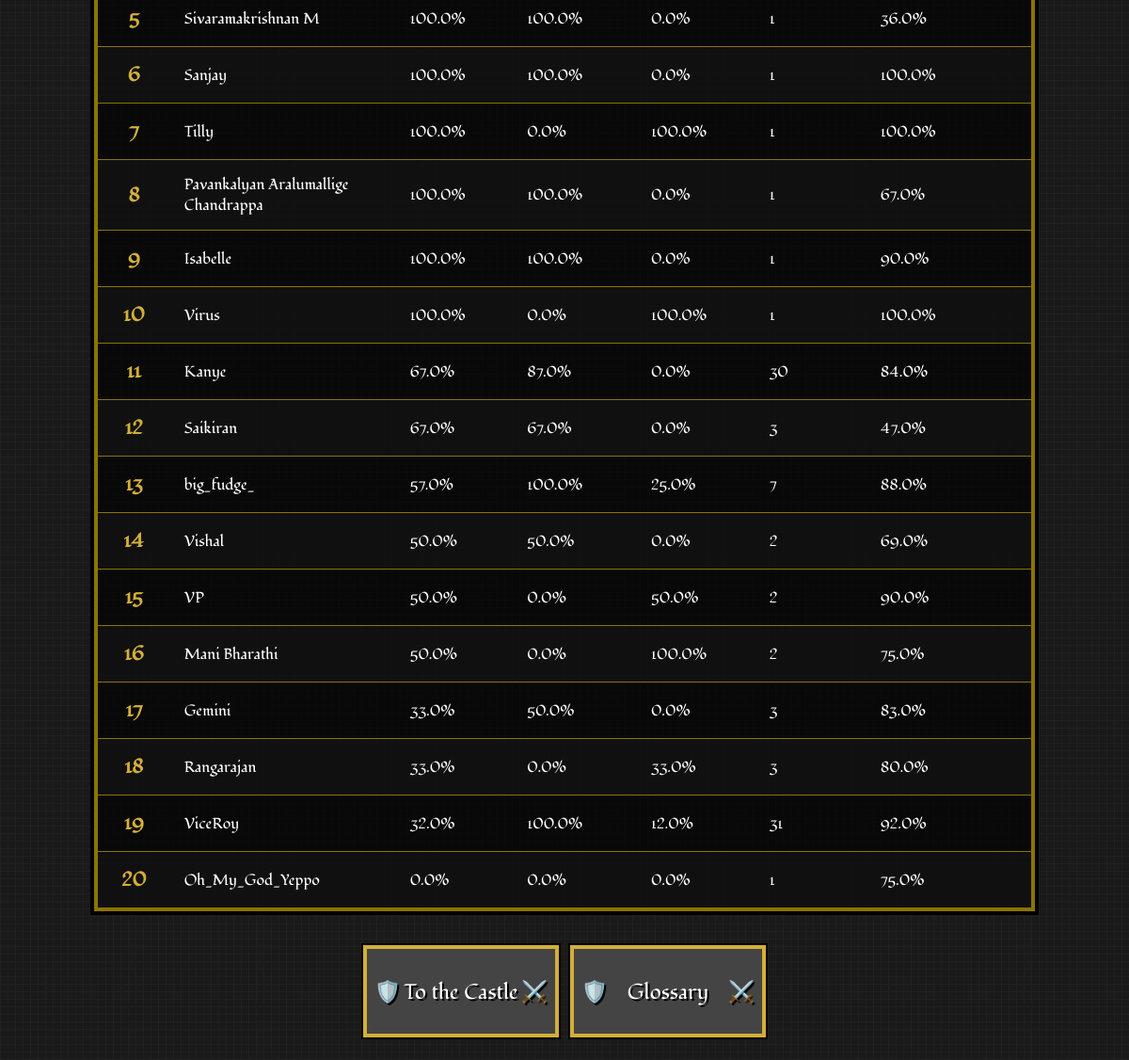
The page /leaderboard (lower part) on the database as committed earlier.
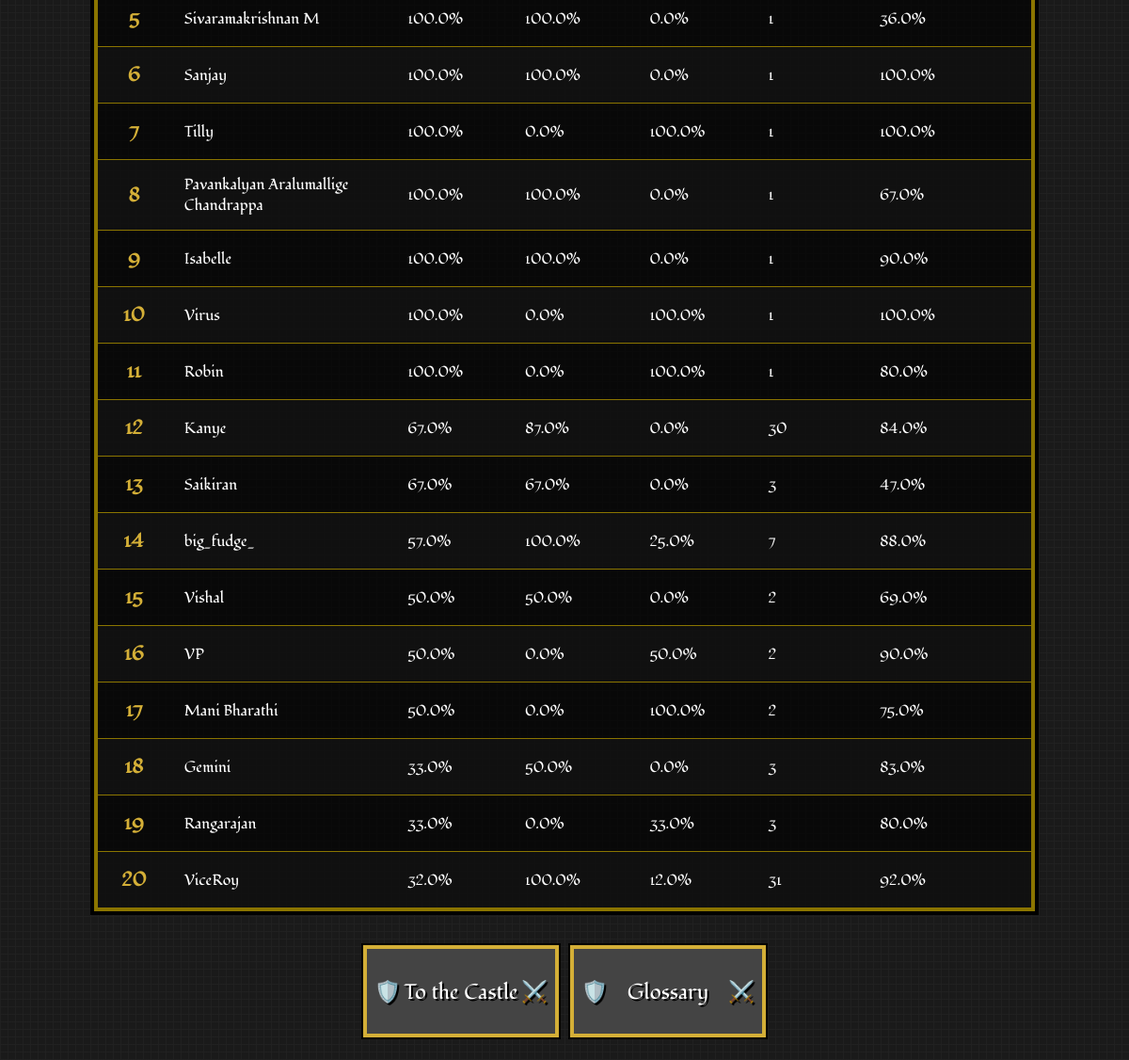
The same page on the database as committed later.
### app.py (models this page shows)
class PlayerStats(db.Model):
    id = db.Column(db.Integer, primary_key=True)
    user_id = db.Column(db.Integer, db.ForeignKey('user.id'), nullable=False)
    total_games_played = db.Column(db.Integer, default=0)
    games_played_as_guard = db.Column(db.Integer, default=0)
    games_played_as_thief = db.Column(db.Integer, default=0)
    total_games_won = db.Column(db.Integer, default=0)
    total_games_won_as_guard = db.Column(db.Integer, default=0)
    total_games_won_as_thief = db.Column(db.Integer, default=0)
    total_win_rate = db.Column(db.Float, default=0.0)
    win_rate_as_guard = db.Column(db.Float, default=0.0)
    win_rate_as_thief = db.Column(db.Float, default=0.0)
    total_answer_accuracy = db.Column(db.Float, default=0.0)
    total_questions_attempted = db.Column(db.Integer, default=0)
    total_right_answers = db.Column(db.Integer, default=0)
    game_right_answers = db.Column(db.Integer, default=0)
    game_total_questions = db.Column(db.Integer, default=0)
    answer_accuracy_in_last_game = db.Column(db.Float, default=0.0)

class User(db.Model):
    id = db.Column(db.Integer, primary_key=True)
    username = db.Column(db.String(40), unique=True, nullable=False)
    password_hash = db.Column(db.String(200), nullable=False)
    stats = db.relationship('PlayerStats', backref='user', uselist=False)

### app.py (the view)
@app.route('/leaderboard')
def leaderboard():
    sort_by = request.args.get('sort_by', 'total_win_rate')
    sort_options = {
        'games_played': PlayerStats.total_games_played,
        'total_win_rate': PlayerStats.total_win_rate,
        'win_rate_as_guard': PlayerStats.win_rate_as_guard,
        'win_rate_as_thief': PlayerStats.win_rate_as_thief,
        'mcq_accuracy': PlayerStats.total_answer_accuracy
    }
    sort_column = sort_options.get(sort_by, PlayerStats.total_win_rate)
    leaderboard_data = db.session.query(PlayerStats, User)\
        .join(User, PlayerStats.user_id == User.id)\
        .order_by(sort_column.desc())\
        .limit(20)\
        .all()
    return render_template('leaderboard.html',
                           leaderboard_data=leaderboard_data,
                           current_sort=sort_by)

### templates/leaderboard.html (shortened to what this page needs)
<!DOCTYPE html>
<html lang="en">
<head>
    <link rel="stylesheet" href="static/css/style.css">
    <link rel="stylesheet" href="static/css/leaderboard.css">
    <link rel="stylesheet" href="static/css/game-over.css">
</head>
<body>
    <table>
        <tbody>
            {% for stats, user in leaderboard_data %}
            <tr>
                <td class="rank">{{ loop.index }}</td>
                <td>{{ user.username }}</td>
                <td>{{ stats.total_win_rate }}%</td>
                <td>{{ stats.win_rate_as_guard }}%</td>
                <td>{{ stats.win_rate_as_thief }}%</td>
                <td>{{ stats.total_games_played }}</td>
                <td>{{ stats.total_answer_accuracy }}%</td>
            </tr>
            {% else %}
            <tr>
                <td colspan="7" style="text-align: center;">No player data available yet.</td>
            </tr>
            {% endfor %}
        </tbody>
    </table>
    <div class="button-container">
        <a href="{{ url_for('home') }}"><button class="shield-btn game-over-btn">To the Castle</button></a>
        <a href="{{ url_for('glossary') }}"><button class="shield-btn game-over-btn">Glossary</button></a>
    </div>
</body>
</html>

Rows that differ between the two databases and show on the page:
no longer on this page (row unchanged): PlayerStats: username "Oh_My_God_Yeppo", total_win_rate "0.0", win_rate_as_guard "0.0", win_rate_as_thief "0.0", total_games_played "1", total_answer_accuracy "75.0"
added PlayerStats: username "Robin", total_win_rate "100.0", win_rate_as_guard "0.0", win_rate_as_thief "100.0", total_games_played "1", total_answer_accuracy "80.0"
